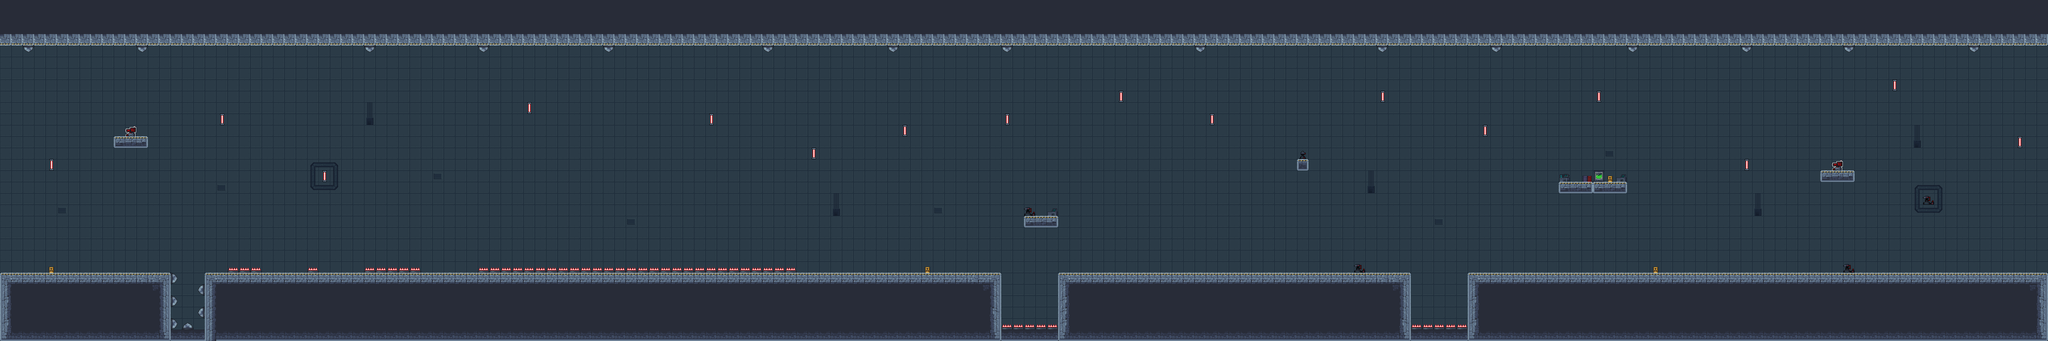

Rendered tile map (Tiled .tmx) drawn with the repository's tilesets; below, a short description and the map source with its tile grids summarised:
An orthogonal 180x30 tile map with 32x32 px tiles, 2 tile layers (fondmap, sol), 2 tilesets.

<map version="1.10" tiledversion="1.12.0" orientation="orthogonal" renderorder="right-down" width="180" height="30" tilewidth="32" tileheight="32" infinite="0" nextlayerid="6" nextobjectid="51">
 <tileset firstgid="1" source="../maplabo.tsx" />
 <tileset firstgid="82" source="../decolabo.tsx" />
 <layer id="2" name="fondmap" width="180" height="30">
  <data>[5400 cells, 5339 non-empty, 11 distinct tile ids]</data>
 </layer>
 <layer id="1" name="sol" width="180" height="30">
  <data>[5400 cells, 1888 non-empty, 41 distinct tile ids]</data>
 </layer>
</map>
